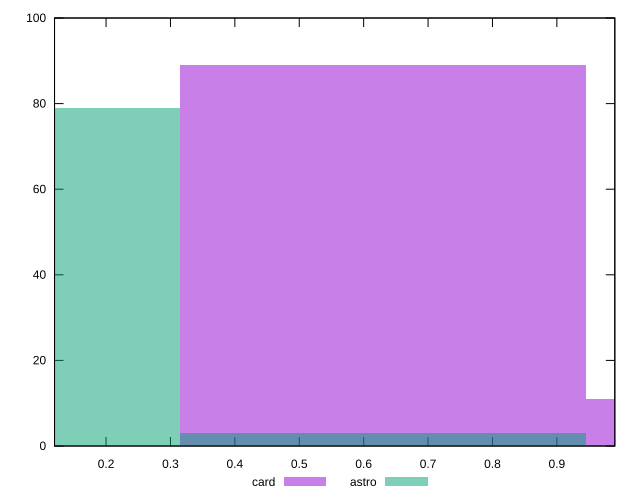

The script that saved this image:
reset

$card <<EOF
0.6300550354301052 89
1.2601100708602104 11
EOF

$astro <<EOF
0.6300550354301052 3
0 79
EOF

set key outside below
set boxwidth 0.6300550354301052
set xrange [0.12:0.99]
set yrange [0:100]
set trange [0:100]
set style fill transparent solid 0.5 noborder
set terminal svg size 640, 500 enhanced background rgb 'white'
set output "reports/report_00028_2021-02-24T12-49-42.674Z/meta/score/comparison/histogram/2_vs_3.svg"

plot $card title "card" with boxes, \
     $astro title "astro" with boxes

reset
